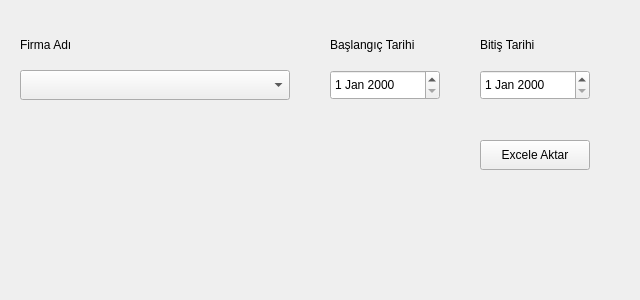
<?xml version="1.0" encoding="UTF-8"?>
<ui version="4.0">
 <class>Form</class>
 <widget class="QWidget" name="Form">
  <property name="geometry">
   <rect>
    <x>0</x>
    <y>0</y>
    <width>640</width>
    <height>300</height>
   </rect>
  </property>
  <property name="windowTitle">
   <string>Hesap Ekstresi</string>
  </property>
  <widget class="QComboBox" name="comboBox">
   <property name="geometry">
    <rect>
     <x>20</x>
     <y>70</y>
     <width>270</width>
     <height>30</height>
    </rect>
   </property>
  </widget>
  <widget class="QLabel" name="label">
   <property name="geometry">
    <rect>
     <x>20</x>
     <y>30</y>
     <width>270</width>
     <height>30</height>
    </rect>
   </property>
   <property name="text">
    <string>Firma Adı</string>
   </property>
  </widget>
  <widget class="QDateEdit" name="dateEdit">
   <property name="geometry">
    <rect>
     <x>330</x>
     <y>70</y>
     <width>110</width>
     <height>30</height>
    </rect>
   </property>
  </widget>
  <widget class="QDateEdit" name="dateEdit_2">
   <property name="geometry">
    <rect>
     <x>480</x>
     <y>70</y>
     <width>110</width>
     <height>30</height>
    </rect>
   </property>
  </widget>
  <widget class="QLabel" name="label_2">
   <property name="geometry">
    <rect>
     <x>330</x>
     <y>30</y>
     <width>115</width>
     <height>30</height>
    </rect>
   </property>
   <property name="text">
    <string>Başlangıç Tarihi</string>
   </property>
  </widget>
  <widget class="QLabel" name="label_3">
   <property name="geometry">
    <rect>
     <x>480</x>
     <y>30</y>
     <width>115</width>
     <height>30</height>
    </rect>
   </property>
   <property name="text">
    <string>Bitiş Tarihi</string>
   </property>
  </widget>
  <widget class="QPushButton" name="pushButton">
   <property name="geometry">
    <rect>
     <x>480</x>
     <y>140</y>
     <width>110</width>
     <height>30</height>
    </rect>
   </property>
   <property name="text">
    <string>Excele Aktar</string>
   </property>
  </widget>
 </widget>
 <resources/>
 <connections/>
</ui>
